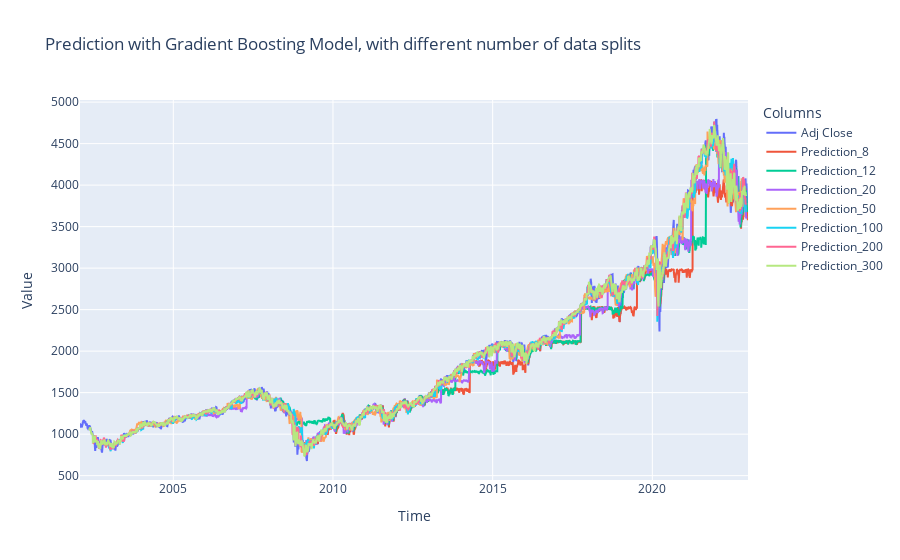

Source (notebook cell):
### Code cell
# Create an empty figure
fig = go.Figure()
df_columns = ['Adj Close', 'Prediction_8', 'Prediction_12', 'Prediction_20', 'Prediction_50', 'Prediction_100', 'Prediction_200', 'Prediction_300']
# Iterate over columns and add each one to the figure with a different color
for col in df_columns:
    fig.add_trace(go.Scatter(x=sp500_d_WF_splits.index, y=sp500_d_WF_splits[col], mode='lines', name=col))

# Update layout
fig.update_layout(
    title="Prediction with Gradient Boosting Model, with different number of data splits",
    xaxis_title="Time",
    yaxis_title="Value",
    legend=dict(title="Columns")
)

# Show the plot
fig.show()

### Figure 1 — Plotly figure (JSON) as saved in the notebook; plotly's stock layout.template omitted (floating-point values rounded to 4 significant figures; data arrays with more than 128 entries replaced by an {"elided": "..."} marker saying what was removed)
{"data": [{"mode": "lines", "name": "Adj Close", "type": "scatter", "x": {"elided": "5268 str values"}, "y": {"elided": "5268 float values"}}, {"mode": "lines", "name": "Prediction_8", "type": "scatter", "x": {"elided": "5268 str values"}, "y": {"elided": "5268 float values"}}, {"mode": "lines", "name": "Prediction_12", "type": "scatter", "x": {"elided": "5268 str values"}, "y": {"elided": "5268 float values"}}, {"mode": "lines", "name": "Prediction_20", "type": "scatter", "x": {"elided": "5268 str values"}, "y": {"elided": "5268 float values"}}, {"mode": "lines", "name": "Prediction_50", "type": "scatter", "x": {"elided": "5268 str values"}, "y": {"elided": "5268 float values"}}, {"mode": "lines", "name": "Prediction_100", "type": "scatter", "x": {"elided": "5268 str values"}, "y": {"elided": "5268 float values"}}, {"mode": "lines", "name": "Prediction_200", "type": "scatter", "x": {"elided": "5268 str values"}, "y": {"elided": "5268 float values"}}, {"mode": "lines", "name": "Prediction_300", "type": "scatter", "x": {"elided": "5268 str values"}, "y": {"elided": "5268 float values"}}], "layout": {"legend": {"title": {"text": "Columns"}}, "title": {"text": "Prediction with Gradient Boosting Model, with different number of data splits"}, "xaxis": {"title": {"text": "Time"}}, "yaxis": {"title": {"text": "Value"}}}}
